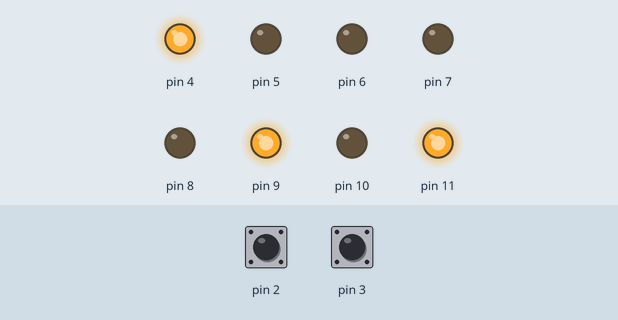
The program below on a simulated Arduino Nano, built with avr-gcc and run on an emulated ATmega328P. On the bench: output pins drawn as LEDs (lit = HIGH). The inputs (shaded band) are chosen by the test bench; at power-on: pin 2 HIGH, pin 3 HIGH. What the program prints to the serial monitor is not drawn.

Above: at 0.2 s.
At 30.2 s:
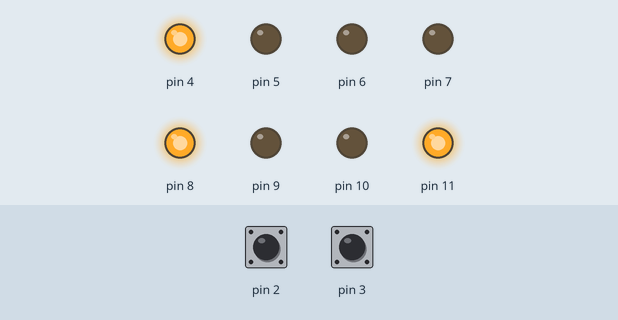
At 50.2 s:
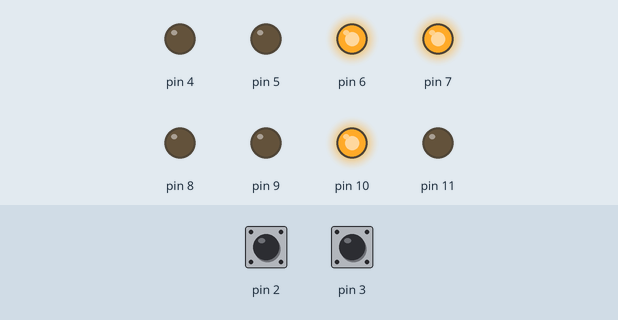
At 80.2 s:
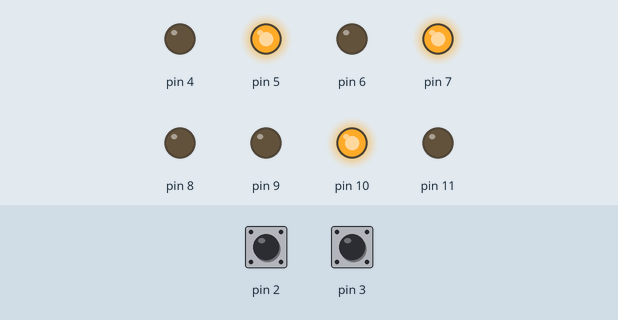
Timing chart, 0 to 101.6 s (numbered marks = the images above):
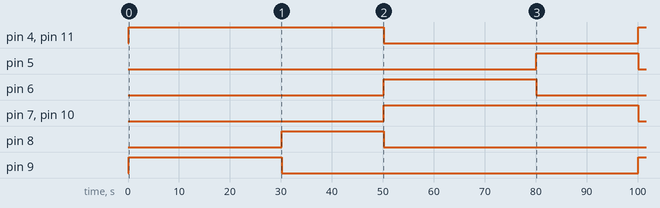

Measured:
- by itself, pin 4, pin 11: LOW → HIGH at 0.13 s, → LOW 50.0 s later, → HIGH 50.0 s later
- by itself, pin 5: LOW → HIGH at 80.1 s, → LOW 20.0 s later
- by itself, pin 6: LOW → HIGH at 50.1 s, → LOW 30.0 s later
- by itself, pin 7, pin 10: LOW → HIGH at 50.1 s, → LOW 50.0 s later
- by itself, pin 8: LOW → HIGH at 30.1 s, → LOW 20.0 s later
- by itself, pin 9: LOW → HIGH at 0.13 s, → LOW 30.0 s later, → HIGH 70.0 s later

The program:

main.cpp
```cpp
#include <Arduino.h>

/*
 Titolo: Semaforo a due vie
 Allievo: Elvis Vera
 Classe: 3CT
 Materia: Tecnologie e Progettazione di Sistemi di Telecomunicazioni
 Scuola: IIS Einstein-Bachelet,  Roma
 Data: 07/05/2023
*/

#define Phases 4 // Fasi
#define LEDs 8 // Numeri di LEDs

// Semaforo nel asse X
#define LRx 4
#define LYx 5
#define LGx 6

// Semaforo nel asse Y
#define LRy 7
#define LYy 8
#define LGy 9

// Passaggi pedonali
#define LCWx 10
#define LCWy 11

// Struttura di dati che sarà il tipo dell'array
struct LED{
  const int pin;
  const int state;
};

// Array di due dimensioni che contiene le 4 fasi del semaforo a due vie
const LED _array[Phases][LEDs] = {
  {{LRx, 1}, {LYx, 0}, {LGx, 0}, {LRy, 0}, {LYy, 0}, {LGy, 1}, {LCWx, 0}, {LCWy, 1}},
  {{LRx, 1}, {LYx, 0}, {LGx, 0}, {LRy, 0}, {LYy, 1}, {LGy, 0}, {LCWx, 0}, {LCWy, 1}},
  {{LRx, 0}, {LYx, 0}, {LGx, 1}, {LRy, 1}, {LYy, 0}, {LGy, 0}, {LCWx, 1}, {LCWy, 0}},
  {{LRx, 0}, {LYx, 1}, {LGx, 0}, {LRy, 1}, {LYy, 0}, {LGy, 0}, {LCWx, 1}, {LCWy, 0}}
};

bool crosswalk_x = false; // Variabile che cambia quando viene premuto il pulsante del passaggo pedonale del semaforo dell'asse X
bool crosswalk_y = false; // Variabile che cambia quando viene premuto il pulsante del passaggo pedonale del semaforo dell'asse Y

// Funzione che cambia lo stato della variabile a true quando il passaggio pedonale del semaforo dell'asse X viene richiesto
void change_state_crosswalk_x(){
	crosswalk_x = true;
}

// Funzione che cambia lo stato della variabile a true quando il passaggio pedonale del semaforo dell'asse Y viene richiesto
void change_state_crosswalk_y(){
	crosswalk_y = true;
}

void setup(){
  for(int i = 4; i < 12; i++){
  	pinMode(i, OUTPUT);
  }
  pinMode(2, INPUT_PULLUP);
  pinMode(3, INPUT_PULLUP);
  attachInterrupt(digitalPinToInterrupt(2), change_state_crosswalk_x, RISING); // Interferiamo nel programma e chiamiamo la funzione change_state_crosswalk_x
  attachInterrupt(digitalPinToInterrupt(3), change_state_crosswalk_y, RISING); // Interferiamo nel programma e chiamiamo la funzione change_state_crosswalk_y
  Serial.begin(9600); // Iniziamo la comunicazione
  Serial.println("Titolo: Semaforo a due vie");
  Serial.println("Allievo: Elvis Vera");
  Serial.println("Classe: 3CT");
  Serial.println("Materia: Tecnologie e Progettazione di Sistemi di Telecomunicazioni");
  Serial.println("Scuola: IIS Einstein-Bachelet,  Roma");
  Serial.println("Data: 07/05/2023");
}

void loop(){
  // Iteramo la prima dimensione dell'array
  for(int i = 0; i < Phases; i++){
    // Iteramo la seconda dimensione dell'array e chiamiamo il comando digitalWrite e gli passiamo il pin e lo stato.
    for(int j = 0; j < LEDs; j++){
      digitalWrite(_array[i][j].pin, _array[i][j].state);
    }
    // Se siamo nella prima o terza fase del semaforo a due vie, diamo un delay di 25 secondi per default altrimenti nelle altre fasi sarà di 15 secondi
    i == 0 || i == 2 ? delay(25000) : delay(15000);
    if(crosswalk_x == true && i == 2) crosswalk_x = false; // Se il passaggio pedonale viene richiesto e dopo viene efettuato, mettiamo false crosswalk_x
    if(crosswalk_y == true && i == 0) crosswalk_y = false; // Se il passaggio pedonale viene richiesto e dopo viene efettuato, mettiamo false crosswalk_y

    if(crosswalk_x == false && crosswalk_y == false) delay(5000);  // Se il passaggio pedonale non è venuto chiesto, aggiungiamo un delay di 5 secondi
  }
}
```
